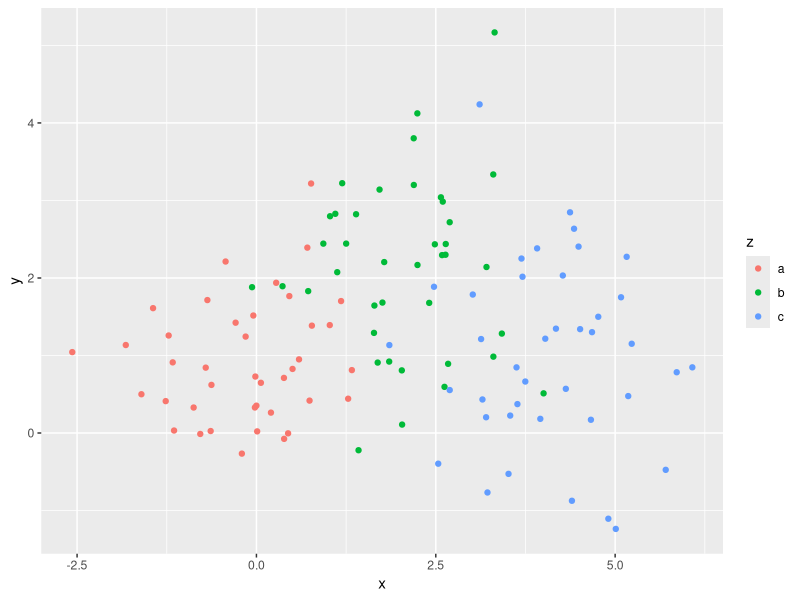
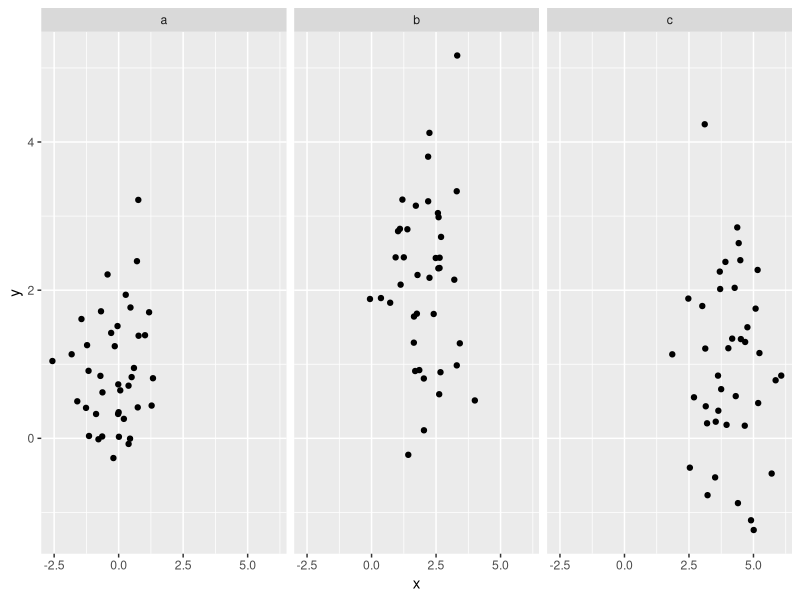
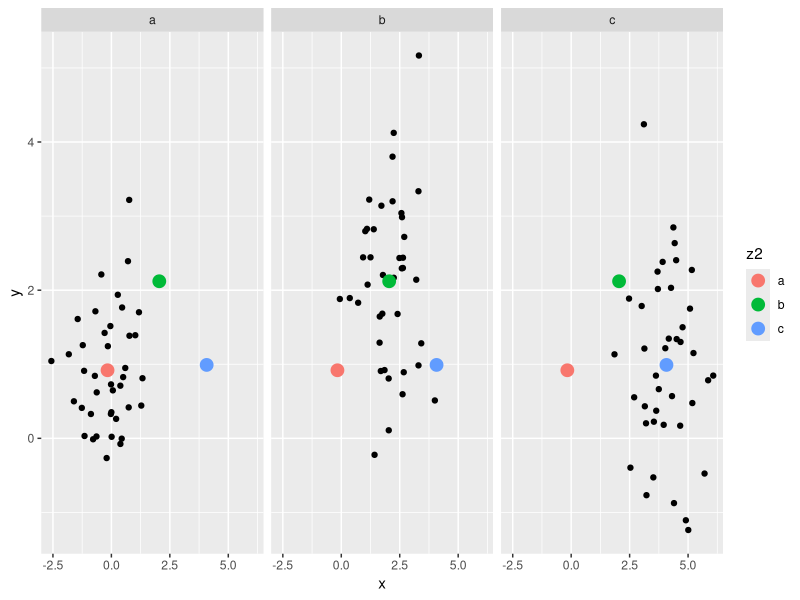
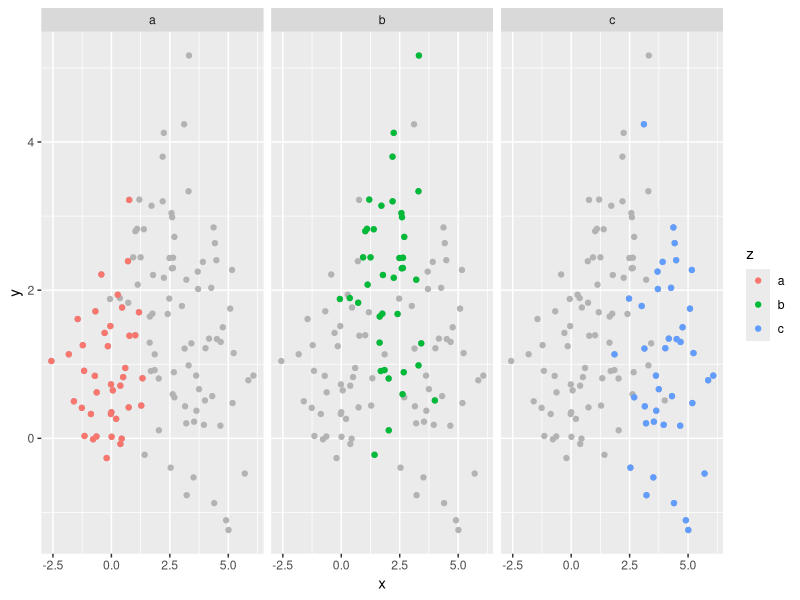

These figures' R source, in order:

# -------------------------------------------------------------------------

        # Grouping vs. Facetting # 

# -------------------------------------------------------------------------

library(ggplot2)

# -------------------------------------------------------------------------

# With facetting, each group is
# quite far apart in its own panel, and there is no overlap between the groups.
# This is good if the groups overlap a lot, but it does make small differences
# harder to see. When using aesthetics to differentiate groups, the groups are
# close together and may overlap, but small differences are easier to see.

# -------------------------------------------------------------------------

df <-data.frame(
    x = rnorm(120, c(0, 2, 4)),
    y = rnorm(120, c(1, 2, 1)),
    z = letters[1:3]
  )
head(df, 5)

# -------------------------------------------------------------------------

ggplot(df, aes(x, y)) +
  geom_point(aes(colour = z))

# -------------------------------------------------------------------------

ggplot(df, aes(x, y)) +
  geom_point() +
  facet_wrap( ~z)

# -------------------------------------------------------------------------

# Comparisons between facets often benefit from some thoughtful annotation. Forexample, in this case we could show the mean of each group in every
# panel.

# -------------------------------------------------------------------------
library(dplyr)
df_sum <- df %>%
  group_by(z) %>%
  summarise(x = mean(x), y = mean(y)) %>%
  rename(z2 = z)

# -------------------------------------------------------------------------

head(df_sum)

# -------------------------------------------------------------------------

ggplot(df, aes(x, y)) +
  geom_point() +
  geom_point(data = df_sum, aes(colour = z2), size = 4) +
  facet_wrap(~z)

# -------------------------------------------------------------------------

# Another useful technique is to put all the data in the background of each
# panel:

# -------------------------------------------------------------------------

df2 <- dplyr::select(df, -z)

# -------------------------------------------------------------------------

ggplot(df, aes(x, y)) +
  geom_point(data = df2, colour = "grey70") +
  geom_point(aes(colour = z)) +
  facet_wrap( ~z)

# -------------------------------------------------------------------------
